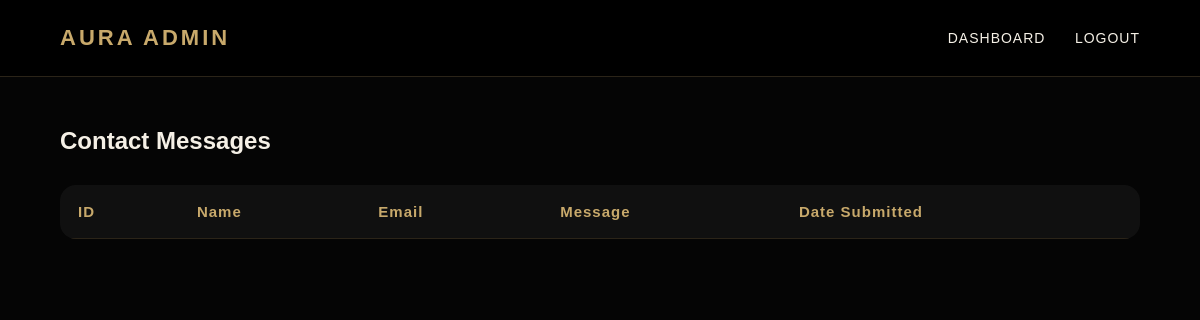
Before: /view_messages.php with the older database file.
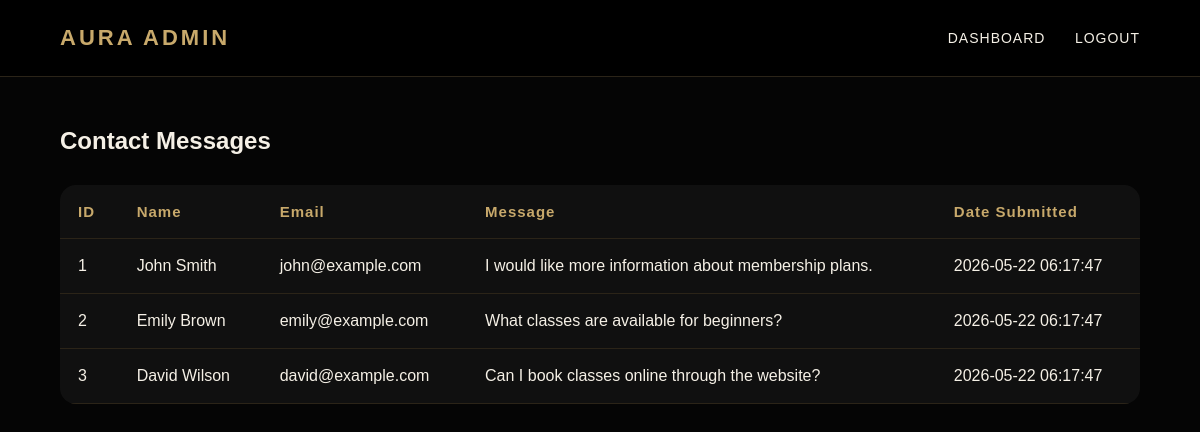
After: the same page with the newer database file.
### tables this page shows
CREATE TABLE contact_messages (
    message_id INT AUTO_INCREMENT PRIMARY KEY,
    full_name VARCHAR(100) NOT NULL,
    email VARCHAR(150) NOT NULL,
    message TEXT NOT NULL,
    submitted_at TIMESTAMP DEFAULT CURRENT_TIMESTAMP
);

### view_messages.php (the view, shortened to what this page needs)
<?php
include "db_connect.php";
$result = mysqli_query(
    $conn,
    "SELECT * FROM contact_messages
     ORDER BY submitted_at DESC"
);
?>
<!DOCTYPE html>
<html>
<head>
    <link rel="stylesheet" href="style.css?v=2">
</head>
<body>
<header class="navbar">
    <div class="logo">AURA ADMIN</div>
    <nav class="nav-links">
        <a href="admin_dashboard.php">DASHBOARD</a>
        <a href="logout.php">LOGOUT</a>
    </nav>
</header>
<section class="page-container">
    <h1 style="margin-bottom:20px;">
        Contact Messages
    </h1>
    <table class="data-table">
        <thead>
            <tr>
                <th>ID</th>
                <th>Name</th>
                <th>Email</th>
                <th>Message</th>
                <th>Date Submitted</th>
            </tr>
        </thead>
        <tbody>
        <?php while($row = mysqli_fetch_assoc($result)) { ?>
            <tr>
                <td><?php echo $row['message_id']; ?></td>
                <td><?php echo $row['full_name']; ?></td>
                <td><?php echo $row['email']; ?></td>
                <td><?php echo $row['message']; ?></td>
                <td><?php echo $row['submitted_at']; ?></td>
            </tr>
        <?php } ?>
        </tbody>
    </table>
</section>
</body>
</html>

Changed rows visible on the page:
added contact_messages: message_id "1", full_name "John Smith", email "john@example.com", message "I would like more information about membership plans.", submitted_at "2026-05-22 06:17:47"
added contact_messages: message_id "2", full_name "Emily Brown", email "emily@example.com", message "What classes are available for beginners?", submitted_at "2026-05-22 06:17:47"
added contact_messages: message_id "3", full_name "David Wilson", email "david@example.com", message "Can I book classes online through the website?", submitted_at "2026-05-22 06:17:47"
